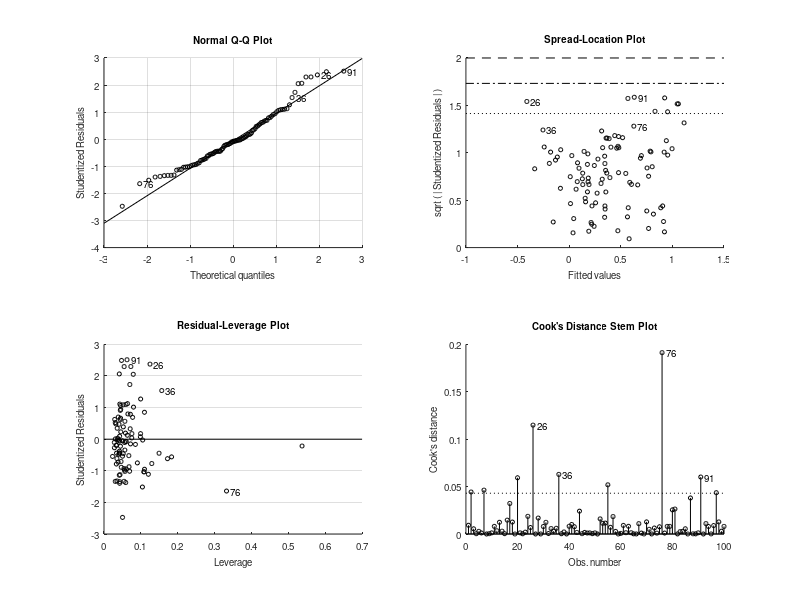

Recreate this plot in MATLAB. (Note: this script raises an error after producing the figure.)
% Generate synthetic data
rng(0); % Set random seed for reproducibility
u1 = rand(100, 1);
u2 = rand(100, 1);
u3 = rand(100, 1);
v1 = rand(100, 1);  % You can set these values as needed
v2 = rand(100, 1);  % You can set these values as needed
v = v1 .* exp(v2 .* u3);  % Compute v1 * e^(v2 * u3)
noise = 0.1 * randn(100, 1);
y = 2.0 * u1 .* u2 .* v + noise;  % True values of w1 and w2

% Fit polynomial regression model with u1, u2, and v1*v2*u3
X = [u1, u2, v1 .* v2 .* u3];  % Use u1, u2, and the new feature as input features
degree = 2; % Degree of polynomial
X_poly = [X, X.^degree]; % Add polynomial terms
mdl = fitlm(X_poly, y);

% Display model summary
disp(mdl);

% Plot predictions vs. actual
y_pred = predict(mdl, X_poly);
figure;
scatter(y, y_pred);
xlabel('Actual y');
ylabel('Predicted y');
title('Polynomial Regression with v1 * e^(v2 * u3)');
